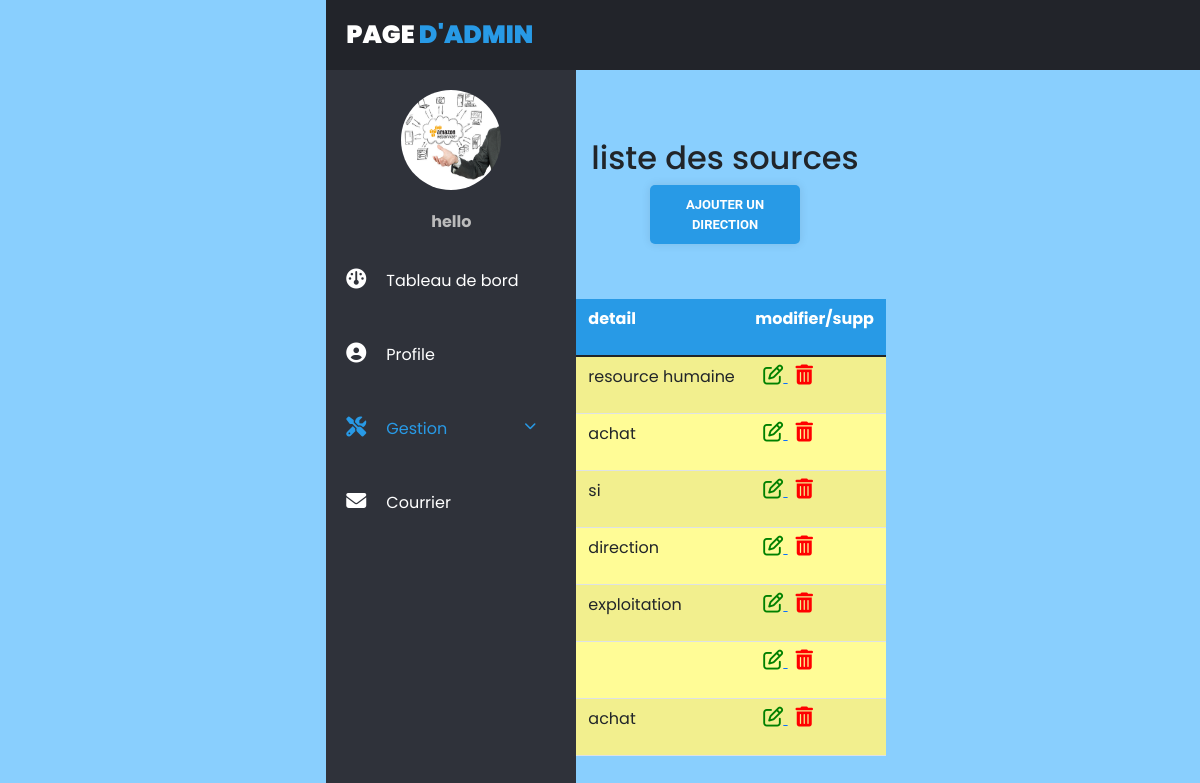
Screenshot of /app_web_final/view_direction.php (signed in) with the database file from the repository.
### tables this page shows
CREATE TABLE `user_form` (
  `id` int(11) NOT NULL,
  `name` varchar(255) NOT NULL,
  `email` varchar(255) NOT NULL,
  `utilname` varchar(255) NOT NULL,
  `password` varchar(255) NOT NULL,
  `image` varchar(255) NOT NULL,
  `direction` varchar(255) NOT NULL,
  `utiltype` varchar(50) NOT NULL DEFAULT 'Utilisateur'
);

CREATE TABLE `direction` (
  `direc_id` int(11) NOT NULL,
  `direc_name` varchar(70) NOT NULL,
  `detail` text NOT NULL,
  `util_id` int(11) NOT NULL DEFAULT 1
);

### app_web_final/view_direction.php (the view, shortened to what this page needs)
<?php
$user_id = $_SESSION['user_id'];
$name = $_SESSION['name'];
?>
<?php
  require_once ('connect.php');
  $ReadSql = "SELECT * FROM `direction` ";
  $res = mysqli_query($con1, $ReadSql);
 ?>
<!DOCTYPE html>
<html lang="en">
<head>
    <link rel="stylesheet" href="css/style2.css">
    <link rel="stylesheet" href="https://cdnjs.cloudflare.com/ajax/libs/font-awesome/5.15.3/css/all.min.css"/>
    <link href="https://cdn.jsdelivr.net/npm/bootstrap@5.1.3/dist/css/bootstrap.min.css" rel="stylesheet">
  <link rel="stylesheet" href="https://stackpath.bootstrapcdn.com/font-awesome/4.7.0/css/font-awesome.min.css">
  <link rel="stylesheet" href="style.css" >
</head>
<body>
        <div class="wrapper">
            <div class="header">
                <div class="header-menu">
                    <div class="title">Page <span>d'admin</span></div>
                </div>
            </div>
            <div class="sidebar">
                <div class="sidebar-menu">
                    <center class="profile">
                    <?php
      $select = mysqli_query($conn, "SELECT * FROM `user_form` WHERE id = '$user_id'") or die('query failed');
      if(mysqli_num_rows($select) > 0){
         $fetch = mysqli_fetch_assoc($select);
      }
      if($fetch['image'] == ''){
         echo '<img src="images/default-avatar.png">';
      }else{
         echo '<img src="uploaded_img/'.$fetch['image'].'">';
      }
   ?>
                        <p><?php echo $name; ?></p>
                    </center>
  <li class="item">
                        <a href="home_admin.php" class="menu-btn">
                        <i  class="fas fa-gauge"></i><span>Tableau de bord</span>
                        </a>
                    </li>
                    <li class="item" id="profile">
                        <a href="home_profil_admin.php" class="menu-btn">
                            <i class="fas fa-user-circle"></i><span>Profile </span>
                        </a>
                    </li>
                    <li class="item" id="messages">
                        <a href="#messages" class="menu-btn">
                        <i style="color:#289ae6" class="fas fa-screwdriver-wrench"></i><span style="color:#289ae6">Gestion <i class="fas fa-chevron-down drop-down"></i></span>
                        </a>
                    </li>
                    <li class="item" id="profile">
                        <a href="consulter_admin.php" class="menu-btn">
                        <i class="fas fa-envelope"></i><span>Courrier </span>
                        </a>
                    </li>
                </div>
            </div>
            <div class="main-container">
<br>
<h2>liste des sources</h2>
<center>
<a href="gestion_direction.php">
  <button class="btn1" type="">
    Ajouter un direction
  </button>
</a>
    </center>
</div>
<div >
    <div class="row pt-4">
    <table><td><pre>           </pre></td>
    <td>
    <table class="table table-striped mt-3">
      <thead class="cl2">
        <tr >
          <th><p class="cl">id</p></th>
          <th><p class="cl">Nom direction</p></th>
        <th><p class="cl">detail</p></th>
        <th><p class="cl">modifier/supp</p></th>
        </tr>
      </thead>
      <tbody class="cl3">
        <?php while ($r = mysqli_fetch_assoc($res)) {
        ?>
        <tr  >
          <th scope="row"><?php echo '<p class="cl4">'. $r['direc_id'].'</p>'; ?></th>
          <td><?php echo $r['direc_name']; ?></td>
          <td><?php echo $r['detail']; ?></td>
          <td>
            <a href="update_direction.php?id=<?php echo $r['direc_id']; ?>" class="m-2">
              <i class="fa fa-edit fa-2x"></i>
            </a>
            <i class="fa-solid fa-trash-can"
             data-bs-toggle="modal"
             data-bs-target="#exampleModal<?php echo $r['direc_id']; ?>">
             </i>
          </td>
        </tr>
      <?php } ?>
      </tbody>
    </table>
        </td>
        </table>
  </div>
        </div>
</body>
</html>

### app_web_final/css/style2.css (style rules this page uses)
:root { --blue:#3498db; --dark-blue:#2980b9; --red:#e74c3c; --dark-red:#c0392b; --black:#333; --white:#fff; --light-bg:#eee; --box-shadow:0 5px 10px rgba(0,0,0,.1); }
* { font-family: 'Poppins', sans-serif; margin:0; padding:0; box-sizing: border-box; outline: none; border: none; text-decoration: none; }
* { margin: 0; padding: 0; list-style: none; text-decoration: none; box-sizing: border-box; font-family: "Roboto", sans-serif; }
body { background: #fff; }
.wrapper .header { z-index: 1; background: #22242A; position: fixed; width: calc(100% - 0%); height: 70px; display: flex; top: 0; }
.wrapper .header .header-menu { width: calc(100% - 0%); height: 100%; display: flex; justify-content: space-between; align-items: center; padding: 0 20px; }
.wrapper .header .header-menu .title { color: #fff; font-size: 25px; text-transform: uppercase; font-weight: 900; }
.wrapper .header .header-menu .title span { color: #289ae6; }
.wrapper .sidebar { z-index: 1; background: #2F323A; position: fixed; top: 70px; width: 250px; height: calc(100% - 9%); transition: 0.3s; transition-property: width; overflow-y: auto; }
.wrapper .sidebar .sidebar-menu { overflow: hidden; }
.wrapper .sidebar .sidebar-menu .profile img { margin: 20px 0; width: 100px; height: 100px; border-radius: 50%; }
.wrapper .sidebar .sidebar-menu .profile p { color: #bbb; font-weight: 700; margin-bottom: 10px; }
.wrapper .sidebar .sidebar-menu .item { width: 250px; overflow: hidden; }
.wrapper .sidebar .sidebar-menu .item .menu-btn { display: block; color: #fff; position: relative; padding: 25px 20px; transition: 0.3s; transition-property: color; }
.wrapper .sidebar .sidebar-menu .item .menu-btn i { margin-right: 20px; }
.wrapper .sidebar .sidebar-menu .item .menu-btn .drop-down { float: right; font-size: 12px; margin-top: 3px; }
.wrapper .main-container { width: (100% - 250px); margin-top: 70px; margin-left: 250px; padding: 15px; }
.btn1 { font-family: "Roboto", sans-serif; font-size: 13px; font-weight: bold; background: #289ae6; width: 150px; padding: 10px; text-align: center; text-decoration: none; text-transform: uppercase; color: #fff; border-radius: 5px; cursor: pointer; box-shadow: 0 0 10px rgba(0, 0, 0, 0.1); -webkit-transition-duration: 0.3s; transition-duration: 0.3s; -webkit-transition-property: box-shadow, transform; transition-property: box-shadow, transform; }
.fa-solid { font-size: 40px; color: #289ae6; }

### app_web_final/css/style.css (style rules this page uses)
* { margin: 0; padding: 0; box-sizing: border-box; font-family: "Poppins" , sans-serif; }
body { min-height: 100vh; display: flex; align-items: center; justify-content: center; background: #89cffe; padding: 30px; }

### app_web_final/view_direction.php (style rules this page uses)
.fas { font-size: 20px; }
li a { text-decoration: none; }
.fa-solid { color : red; font-size: 20px; }
.fa { color : green; font-size: 20px; }
.cl { color:#fff; }
.cl2 { background: #289ae6; }
.cl3 { background: #FFFC96; }
.cl4 { color:#135BA9; }

### rows the page displays
user_form: image (picture)
direction: detail "resource humaine"
direction: detail "achat"
direction: detail "si"
direction: detail "direction"
direction: detail "exploitation"
direction: detail "achat"

### other values shown
$name "hello"
